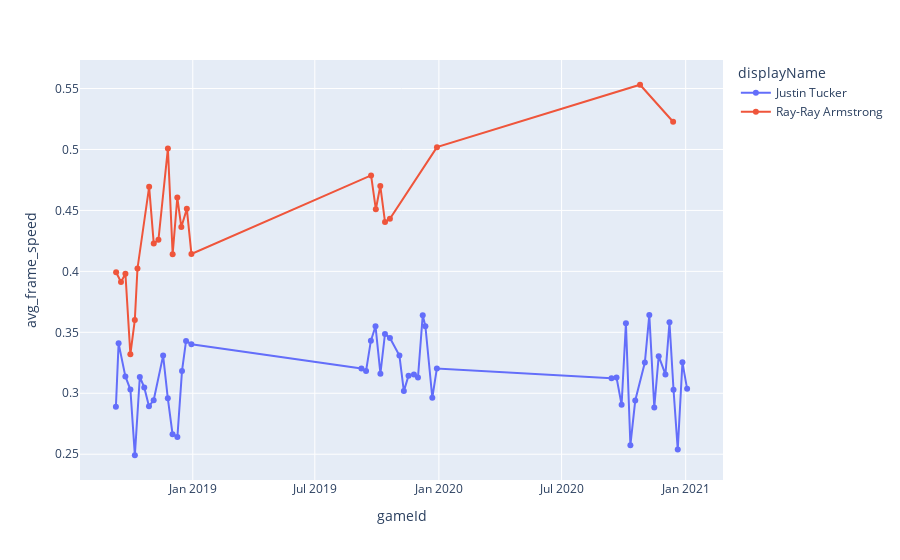

Notebook code cell kept with this figure:
### Code cell
# Answer here
import plotly.express as px
fig = px.line(avg_df, x=avg_df["gameId"], y="avg_frame_speed", color="displayName")
fig.update_traces(mode='markers+lines')
fig.update_layout(
    xaxis_type = 'date'
)

### Figure 1 — Plotly figure (JSON) as saved in the notebook; plotly's stock layout.template omitted (floating-point values rounded to 4 significant figures)
{"data": [{"hovertemplate": "displayName=Justin Tucker<br>gameId=%{x}<br>avg_frame_speed=%{y}<extra></extra>", "legendgroup": "Justin Tucker", "line": {"color": "#636efa", "dash": "solid"}, "marker": {"symbol": "circle"}, "mode": "markers+lines", "name": "Justin Tucker", "orientation": "v", "showlegend": true, "type": "scatter", "x": ["2018-09-09T00:00:00", "2018-09-13T00:00:00", "2018-09-23T01:00:00", "2018-09-30T12:00:00", "2018-10-07T03:00:00", "2018-10-14T11:00:00", "2018-10-21T01:00:00", "2018-10-28T01:00:00", "2018-11-04T00:00:00", "2018-11-18T01:00:00", "2018-11-25T00:00:00", "2018-12-02T00:00:00", "2018-12-09T05:00:00", "2018-12-16T01:00:00", "2018-12-22T01:00:00", "2018-12-30T00:00:00", "2019-09-08T03:00:00", "2019-09-15T00:00:00", "2019-09-22T04:00:00", "2019-09-29T01:00:00", "2019-10-06T07:00:00", "2019-10-13T01:00:00", "2019-10-20T10:00:00", "2019-11-03T11:00:00", "2019-11-10T01:00:00", "2019-11-17T00:00:00", "2019-11-25T00:00:00", "2019-12-01T00:00:00", "2019-12-08T01:00:00", "2019-12-12T00:00:00", "2019-12-22T06:00:00", "2019-12-29T00:00:00", "2020-09-13T01:00:00", "2020-09-20T11:00:00", "2020-09-28T00:00:00", "2020-10-04T09:00:00", "2020-10-11T01:00:00", "2020-10-18T05:00:00", "2020-11-01T11:00:00", "2020-11-08T02:00:00", "2020-11-15T11:00:00", "2020-11-22T00:00:00", "2020-12-02T00:00:00", "2020-12-08T00:00:00", "2020-12-14T00:00:00", "2020-12-20T06:00:00", "2020-12-27T05:00:00", "2021-01-03T03:00:00"], "xaxis": "x", "y": [0.289, 0.341, 0.3138, 0.3031, 0.2491, 0.3133, 0.3048, 0.2894, 0.2943, 0.3309, 0.2958, 0.2664, 0.2642, 0.3183, 0.3429, 0.3403, 0.3203, 0.3183, 0.3431, 0.3549, 0.316, 0.3486, 0.3454, 0.3309, 0.3018, 0.3144, 0.3155, 0.313, 0.364, 0.355, 0.2963, 0.3204, 0.3123, 0.3129, 0.2906, 0.3574, 0.2574, 0.294, 0.3252, 0.3643, 0.2883, 0.3305, 0.3154, 0.3583, 0.3029, 0.2539, 0.3254, 0.3037], "yaxis": "y"}, {"hovertemplate": "displayName=Ray-Ray Armstrong<br>gameId=%{x}<br>avg_frame_speed=%{y}<extra></extra>", "legendgroup": "Ray-Ray Armstrong", "line": {"color": "#EF553B", "dash": "solid"}, "marker": {"symbol": "circle"}, "mode": "markers+lines", "name": "Ray-Ray Armstrong", "orientation": "v", "showlegend": true, "type": "scatter", "x": ["2018-09-09T07:00:00", "2018-09-16T13:00:00", "2018-09-23T03:00:00", "2018-09-30T11:00:00", "2018-10-07T01:00:00", "2018-10-11T00:00:00", "2018-10-28T07:00:00", "2018-11-04T03:00:00", "2018-11-11T02:00:00", "2018-11-25T03:00:00", "2018-12-02T04:00:00", "2018-12-09T02:00:00", "2018-12-15T01:00:00", "2018-12-23T05:00:00", "2018-12-30T00:00:00", "2019-09-22T11:00:00", "2019-09-29T12:00:00", "2019-10-06T03:00:00", "2019-10-13T03:00:00", "2019-10-20T09:00:00", "2019-12-29T04:00:00", "2020-10-25T08:00:00", "2020-12-13T09:00:00"], "xaxis": "x", "y": [0.3993, 0.3913, 0.398, 0.3319, 0.36, 0.4024, 0.4694, 0.4229, 0.426, 0.5008, 0.4141, 0.4605, 0.4364, 0.4513, 0.4143, 0.4787, 0.4509, 0.4701, 0.4404, 0.4432, 0.5019, 0.5531, 0.5228], "yaxis": "y"}], "layout": {"legend": {"title": {"text": "displayName"}, "tracegroupgap": 0}, "margin": {"t": 60}, "xaxis": {"anchor": "y", "domain": [0, 1], "title": {"text": "gameId"}, "type": "date"}, "yaxis": {"anchor": "x", "domain": [0, 1], "title": {"text": "avg_frame_speed"}}}}
